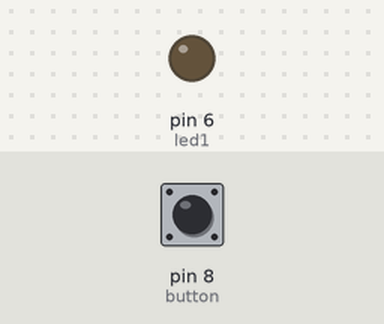
This sketch was run on a simulated Arduino Uno, built with avr-gcc and run on an emulated ATmega328P. Parts: output pins drawn as LEDs (lit = HIGH). Inputs (shaded band) come from the test bench; at power-on: pin 8 (button) LOW.

Above: at 1.2 s.
1.3 s: pin 8 (button) pulled HIGH for 0.15 s
At 2.5 s:
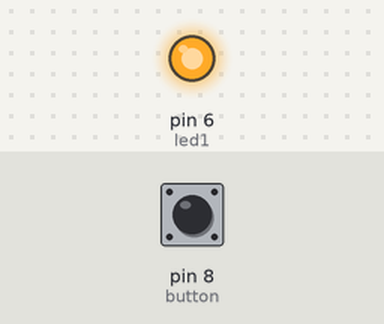
2.9 s: pin 8 (button) pulled HIGH for 1 s
At 3.7 s:
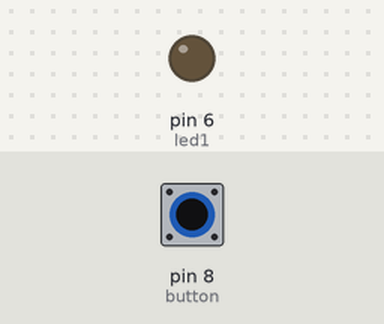
5.4 s: pin 8 (button) pulled HIGH for 3.2 s
At 6.8 s:
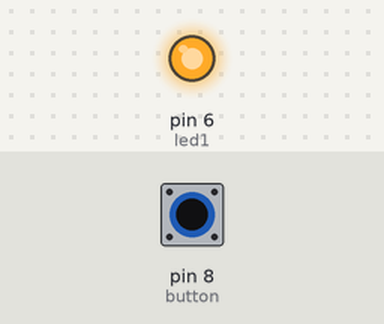
Timing chart, 0 to 8.4 s (numbered marks = the images above; inputs shaded):
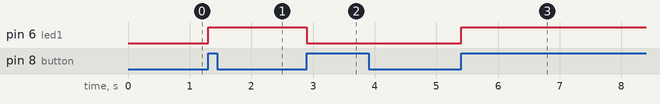

Measured:
- after the input at 1.3 s, pin 6 (led1): LOW → HIGH at once
- after the input at 2.9 s, pin 6 (led1): HIGH → LOW at once
- after the input at 5.4 s, pin 6 (led1): LOW → HIGH at once

The sketch:

Click_to_leave_on_click_to_leave_off.ino
```cpp
int led1 = 6;
int button = 8;
void setup()
{
  pinMode(led1,OUTPUT);
  pinMode(button, INPUT);
  digitalWrite(led1,LOW);

}

int state = LOW; //global var
int cur,prev=LOW;
void loop()
{


//  int state = digitalRead(button);
  cur = digitalRead(button);
  if(cur==HIGH && prev == LOW)
  {
    if(state==LOW)
    {
      state = HIGH;
    }
    else
    {
      state = LOW;
    }
  }

  digitalWrite(led1, state);
  delay(100);
  prev=cur;
}
```
